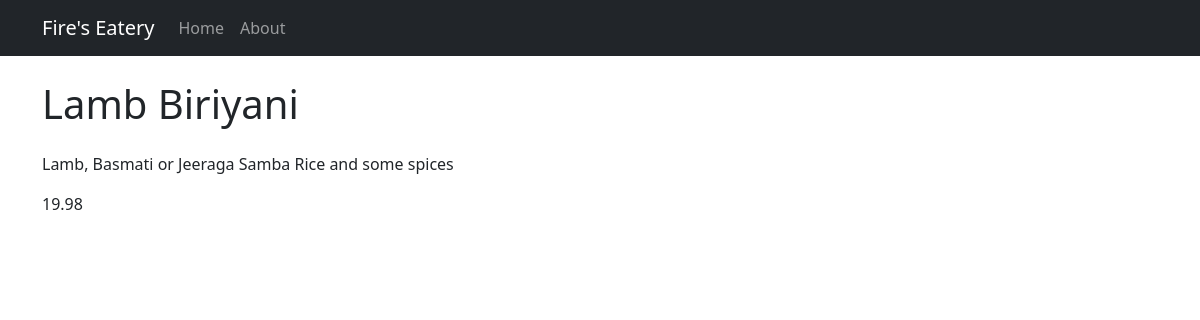
/item/2/, run on the app's committed database.
### restaurant_menu/models.py (models this page shows, shortened)
class Item(models.Model):
    meal = models.CharField(max_length=1000, unique=True)
    description = models.CharField(max_length=2000)
    price = models.DecimalField(max_digits=10, decimal_places=2)
    meal_type = models.CharField(max_length=200, choices=MEAL_TYPE)
    author = models.ForeignKey(User, on_delete=models.PROTECT)
    status = models.IntegerField(choices=STATUS, default=1)
    date_created = models.DateTimeField(auto_now_add=True)
    date_updated = models.DateTimeField(auto_now=True)

### restaurant_menu/views.py (the view)
# urls.py: path('item/<int:pk>/', views.MenuItemDetail.as_view(), name='menu_item')
class MenuItemDetail(generic.DetailView):
    model = Item
    template_name = "menu_item_detail.html"

### restaurant_menu/templates/menu_item_detail.html
{% extends 'base.html' %}
{% block content %}
<h1 class="mt-4 mb-4">{{ item.meal }}</h1>
<p>{{ item.description }}</p>
<p>{{ item.price }}</p>
{% endblock %}

### data on the page
Item: meal "Lamb Biriyani", description "Lamb, Basmati or Jeeraga Samba Rice and some spices", price "19.98"
